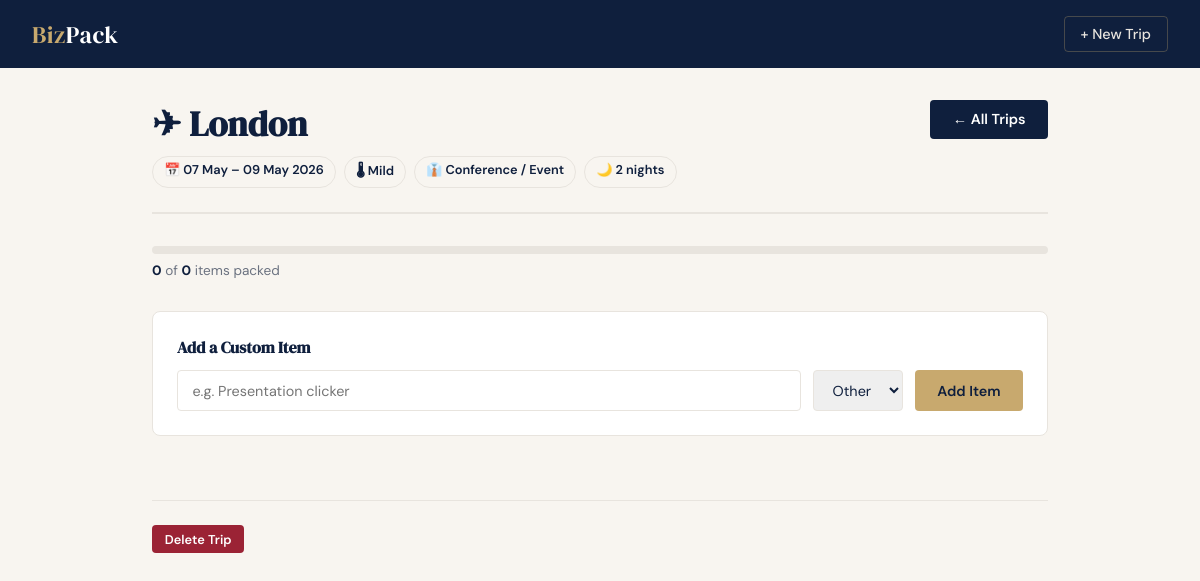
Page /4/ on the committed database.
### trips/models.py (models this page shows, shortened)
class Trip(models.Model):
    CLIMATE_CHOICES = [
        ('hot', 'Hot'),
        ('warm', 'Warm'),
        ('mild', 'Mild'),
        ('cold', 'Cold'),
    ]
    MEETING_CHOICES = [
        ('client', 'Client Meetings'),
        ('conference', 'Conference / Event'),
        ('internal', 'Internal Team'),
        ('mixed', 'Mixed'),
    ]
    destination = models.CharField(max_length=200)
    departure_date = models.DateField()
    return_date = models.DateField()
    climate = models.CharField(max_length=20, choices=CLIMATE_CHOICES)
    meeting_type = models.CharField(max_length=20, choices=MEETING_CHOICES)
    notes = models.TextField(blank=True, help_text="Any extra context (e.g. black tie dinner, outdoor site visit)")
    created_at = models.DateTimeField(auto_now_add=True)
    @property
    def duration_nights(self):
        return (self.return_date - self.departure_date).days

### trips/views.py (the view)
# urls.py: path('<int:pk>/', views.trip_detail, name='trip_detail'),
def trip_detail(request, pk):
    trip = get_object_or_404(Trip, pk=pk)
    items_by_category = {}
    for item in trip.items.select_related('category').order_by('category__name', 'name'):
        cat = item.category
        if cat not in items_by_category:
            items_by_category[cat] = []
        items_by_category[cat].append(item)
    total = trip.items.count()
    packed = trip.items.filter(packed=True).count()
    progress = int((packed / total) * 100) if total > 0 else 0
    return render(request, 'trips/trip_detail.html', {
        'trip': trip,
        'items_by_category': items_by_category,
        'total': total,
        'packed': packed,
        'progress': progress,
    })

### templates/trips/trip_detail.html (shortened to what this page needs)
{% extends 'base.html' %}
{% block content %}
<div class="trip-header">
  <div>
    <h1>✈ {{ trip.destination }}</h1>
    <div class="trip-meta-row">
      <span class="badge">📅 {{ trip.departure_date|date:"d M" }} – {{ trip.return_date|date:"d M Y" }}</span>
      <span class="badge">🌡 {{ trip.get_climate_display }}</span>
      <span class="badge">👔 {{ trip.get_meeting_type_display }}</span>
      <span class="badge">🌙 {{ trip.duration_nights }} night{{ trip.duration_nights|pluralize }}</span>
    </div>
  </div>
  <a href="{% url 'trip_list' %}" class="btn btn-primary">← All Trips</a>
</div>
<div class="progress-bar-wrap">
</div>
<div class="progress-label" id="progress-label">
  <strong id="packed-count">{{ packed }}</strong> of <strong>{{ total }}</strong> items packed
</div>
<div class="add-item-section">
  <h2 style="font-size:1rem; margin-bottom:0.75rem;">Add a Custom Item</h2>
  <div class="add-item-form">
    <input type="text" id="new-item-name" placeholder="e.g. Presentation clicker" />
    <select id="new-item-category">
      <option>Other</option>
    </select>
    <button class="btn btn-gold" onclick="addItem()">Add Item</button>
  </div>
</div>
<div class="danger-zone">
  <form method="post" action="{% url 'trip_delete' trip.pk %}" onsubmit="return confirm('Delete this trip and its packing list?')">
    <button type="submit" class="btn btn-danger btn-sm">Delete Trip</button>
  </form>
</div>
{% endblock %}

### templates/base.html (style rules this page uses)
*, *::before, *::after { box-sizing: border-box; margin: 0; padding: 0; }
:root { --navy: #0f1f3d; --gold: #c8a96e; --cream: #f8f5f0; --white: #ffffff; --grey: #6b7280; --light: #e8e4de; --green: #2d6a4f; --red: #9b2335; }
body { font-family: 'DM Sans', sans-serif; background: var(--cream); color: var(--navy); min-height: 100vh; }
h1 { font-family: 'DM Serif Display', serif; font-size: 2.2rem; color: var(--navy); margin-bottom: 0.25rem; }
h2 { font-family: 'DM Serif Display', serif; font-size: 1.4rem; color: var(--navy); margin-bottom: 1rem; }
.btn { display: inline-block; padding: 0.65rem 1.4rem; border-radius: 4px; font-family: 'DM Sans', sans-serif; font-size: 0.9rem; font-weight: 600; cursor: pointer; text-decoration: none; border: none; transition: all 0.2s; }
.btn-primary { background: var(--navy); color: var(--white); }
.btn-gold { background: var(--gold); color: var(--navy); }
.btn-danger { background: var(--red); color: var(--white); }
.btn-sm { padding: 0.35rem 0.8rem; font-size: 0.8rem; }

### templates/trips/trip_detail.html (style rules this page uses)
.trip-header { display: flex; align-items: flex-start; justify-content: space-between; margin-bottom: 2rem; padding-bottom: 1.5rem; border-bottom: 2px solid var(--light); flex-wrap: wrap; gap: 1rem; }
.trip-meta-row { display: flex; gap: 0.5rem; flex-wrap: wrap; margin-top: 0.5rem; }
.badge { display: inline-block; padding: 0.25rem 0.7rem; border-radius: 20px; font-size: 0.8rem; font-weight: 600; background: var(--cream); color: var(--navy); border: 1px solid var(--light); }
.progress-bar-wrap { background: var(--light); border-radius: 4px; height: 8px; margin: 1.5rem 0 0.5rem; overflow: hidden; }
.progress-label { font-size: 0.85rem; color: var(--grey); margin-bottom: 2rem; }
.progress-label strong { color: var(--navy); }
.add-item-section { background: var(--white); border-radius: 8px; border: 1px solid var(--light); padding: 1.5rem; margin-bottom: 2rem; }
.add-item-form { display: flex; gap: 0.75rem; flex-wrap: wrap; }
.add-item-form input, .add-item-form select { padding: 0.6rem 0.9rem; border: 1.5px solid var(--light); border-radius: 4px; font-family: 'DM Sans', sans-serif; font-size: 0.9rem; color: var(--navy); outline: none; transition: border-color 0.2s; }
.add-item-form input { flex: 1; min-width: 180px; }
.danger-zone { border-top: 1px solid var(--light); padding-top: 1.5rem; margin-top: 1rem; }

### rows in the picture
Trip: destination "London", departure_date "07 May", return_date "09 May 2026", climate "Mild", meeting_type "Conference / Event", duration_nights "2"

### other values in the picture
{{ packed }} "0"
{{ total }} "0"
